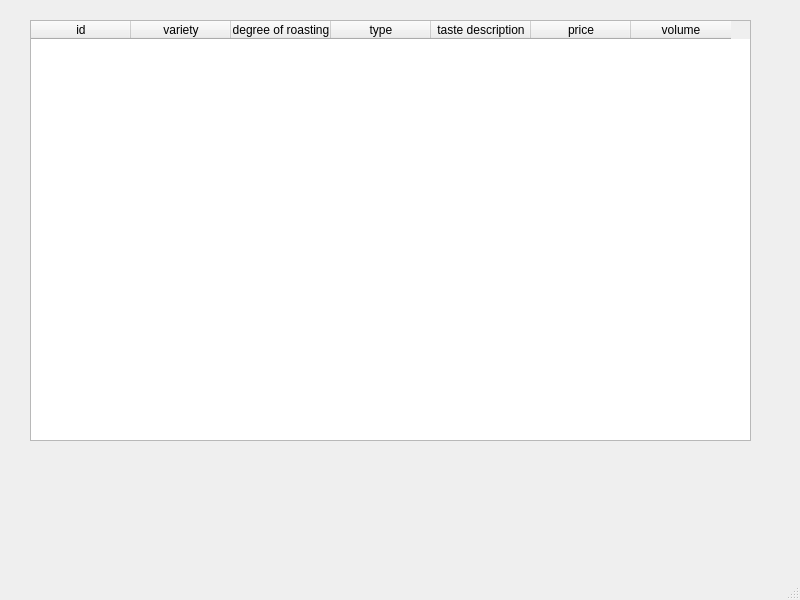
<?xml version="1.0" encoding="UTF-8"?>
<ui version="4.0">
 <class>MainWindow</class>
 <widget class="QMainWindow" name="MainWindow">
  <property name="geometry">
   <rect>
    <x>0</x>
    <y>0</y>
    <width>800</width>
    <height>600</height>
   </rect>
  </property>
  <property name="windowTitle">
   <string>MainWindow</string>
  </property>
  <widget class="QWidget" name="centralwidget">
   <widget class="QTableWidget" name="tableWidget">
    <property name="geometry">
     <rect>
      <x>30</x>
      <y>20</y>
      <width>721</width>
      <height>421</height>
     </rect>
    </property>
    <column>
     <property name="text">
      <string>id</string>
     </property>
    </column>
    <column>
     <property name="text">
      <string>variety</string>
     </property>
    </column>
    <column>
     <property name="text">
      <string>degree of roasting</string>
     </property>
    </column>
    <column>
     <property name="text">
      <string>type</string>
     </property>
    </column>
    <column>
     <property name="text">
      <string>taste description</string>
     </property>
    </column>
    <column>
     <property name="text">
      <string>price</string>
     </property>
    </column>
    <column>
     <property name="text">
      <string>volume</string>
     </property>
    </column>
   </widget>
  </widget>
  <widget class="QMenuBar" name="menubar">
   <property name="geometry">
    <rect>
     <x>0</x>
     <y>0</y>
     <width>800</width>
     <height>21</height>
    </rect>
   </property>
  </widget>
  <widget class="QStatusBar" name="statusbar"/>
 </widget>
 <resources/>
 <connections/>
</ui>
